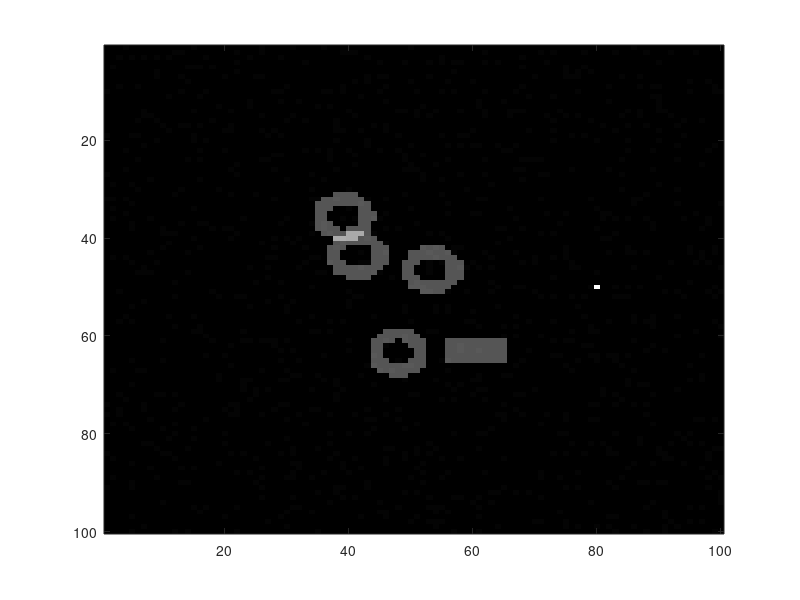
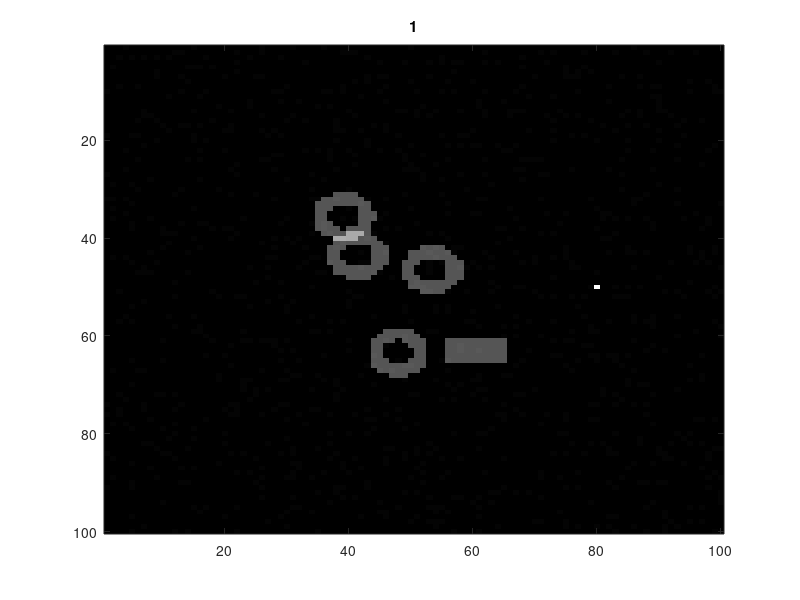
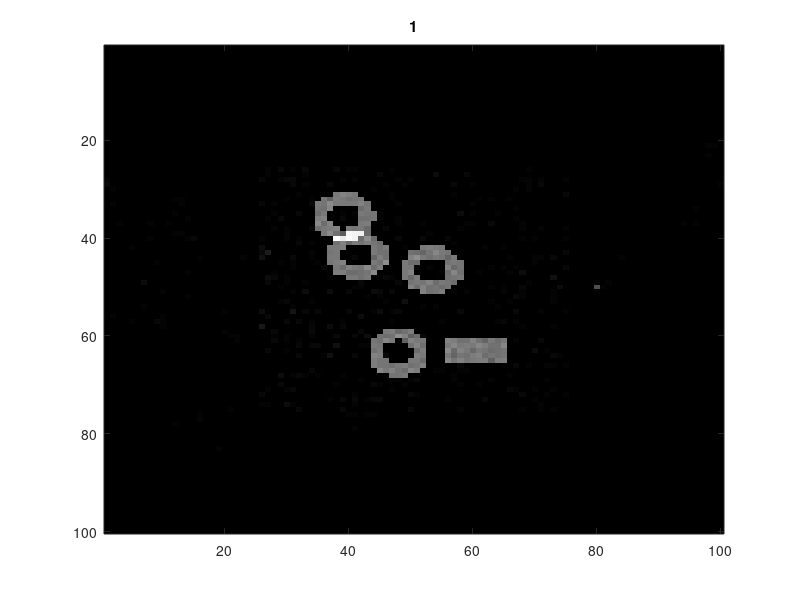
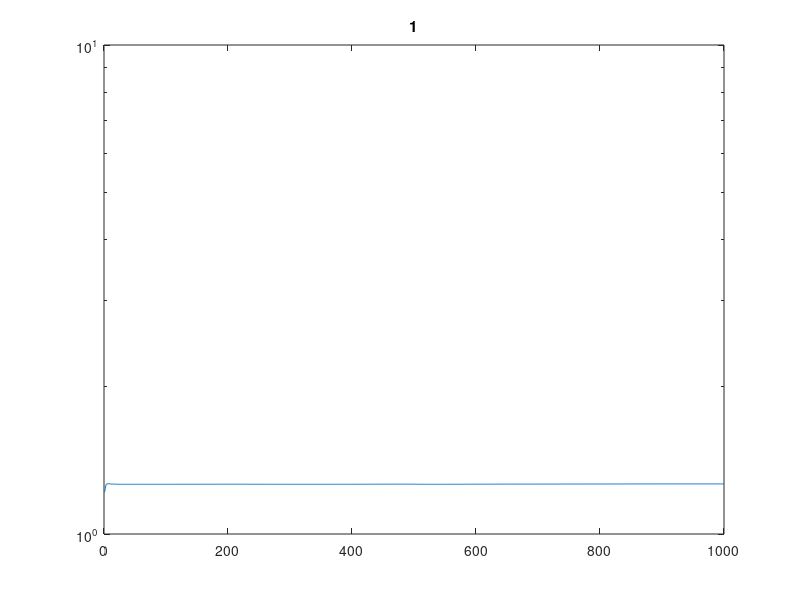

Here is the MATLAB script that generated these plots, in order:
function investigate_tolerance

close all;

N=100;
num_it=1000;
noise_level=0.01;
[GX,GY]=ndgrid(linspace(-2,2,N),linspace(-2,2,N));
inside_box=(abs(GX)<1).*(abs(GY)<1);
u_true=create_image(N);
u_true=u_true+randn(size(u_true))*noise_level;
%u_true=u_true.*inside_box;
figure; imagesc(u_true); colormap('gray'); set(gcf,'position',[0,0,600,600]);

% Let's get the magnitude k-space data
d=fft2b(u_true);
d=abs(d);

factors=1:-0.1:0.1;
resids=zeros(size(factors));

for ii=1:length(factors)
    factor=factors(ii);
    u0=real(downsample(u_true,factor));
    figure; imagesc(u0); colormap('gray'); set(gcf,'position',[2100,0,600,600]); title(sprintf('%g',factor));
    [u,resid]=phase_retrieval_engine(d,u0,GX,GY,num_it);
    %if (ii==1)||(ii==length(factors))
        figure; imagesc(u); colormap('gray'); set(gcf,'position',[700,0,600,600]); title(sprintf('%g',factor));
        figure; semilogy(1:num_it,resid); set(gcf,'position',[1400,0,600,600]); title(sprintf('%g',factor));
        drawnow;
    %end;

    resids(ii)=resid(end)
end;

figure; semilogy(factors,resids);

end

function Y=downsample(X,pct)

N=size(X,1);
[GX,GY]=ndgrid(linspace(-1,1,N),linspace(-1,1,N));
Y=fft2b(X);
Y((abs(GX(:))>pct)|(abs(GY(:))>pct))=0;
Y=ifft2b(Y);

end

function Y=jitter(X,level)

Y=X+randn(size(X))*level;

% Y=fft2b(X);
% Y=Y.*exp(2*pi*i*randn(size(X))*level);
% Y=ifft2b(Y);

end

function u_true=create_image(N)

[GX,GY]=ndgrid(linspace(-2,2,N),linspace(-2,2,N));
M=ceil(N/2);

locs =[
   -0.1625   -0.2847   -0.6039    0.5216;
    0.1135   -0.3677   -0.4551   -0.1034
];

u_true=zeros(N,N);
for aa=1:size(locs,2)
    loc=locs(:,aa);
    GR=sqrt((GX-loc(1)).^2+(GY-loc(2)).^2);
    u_true = u_true + (GR<=0.2)*1;
    u_true = u_true - (GR<=0.1)*1;
end;
u_true = u_true + (abs(GX - 0.5)<0.1).*(abs(GY - 0.4)<0.2);
u_true(M,M+30)=3;

end

function [u,resid]=phase_retrieval_engine(d,u0,GX,GY,num_it)

GR=sqrt(GX.^2+GY.^2);

inside_box=(abs(GX)<1).*(abs(GY)<1);
outside_box=~inside_box;

uhat=fft2b(u0);
resid=zeros(1,num_it);

for j=1:num_it
    u=ifft2b(uhat);
    %figure; imagesc(real(u)); colormap('gray');
    u=real(u);
    positive=(u>0); negative=~positive;
    % Here is the formula I was using... not exactly the formula we had
    % discussed... I like this one better -- but need to experiment with
    % coeffs, etc.
    u=u.*inside_box.*positive*1 + u.*inside_box.*negative*0.1 + u.*outside_box.*positive*0.5 + u.*outside_box.*negative*0.1;
    %u=u.*inside_box.*positive*1 + u.*inside_box.*negative*1 + u.*outside_box.*positive*0.2 + u.*outside_box.*negative*0.2;
    %u=u.*inside_box.*positive*1 + u.*inside_box.*negative*0.1 + u.*outside_box.*positive*1 + u.*outside_box.*negative*0.1;
    
    uhat=fft2b(u);
    resid(j)=sqrt(sum((abs(uhat(:))-d(:)).^2)/length(d(:)));
    uhat=uhat./abs(uhat).*d; %Enforce the magnitude
end;

end

function Y=fft2b(X) %for convenience
Y=fftshift(fft2(fftshift(X)));
end

function Y=ifft2b(X) % for convenience
Y=ifftshift(ifft2(ifftshift(X)));
end